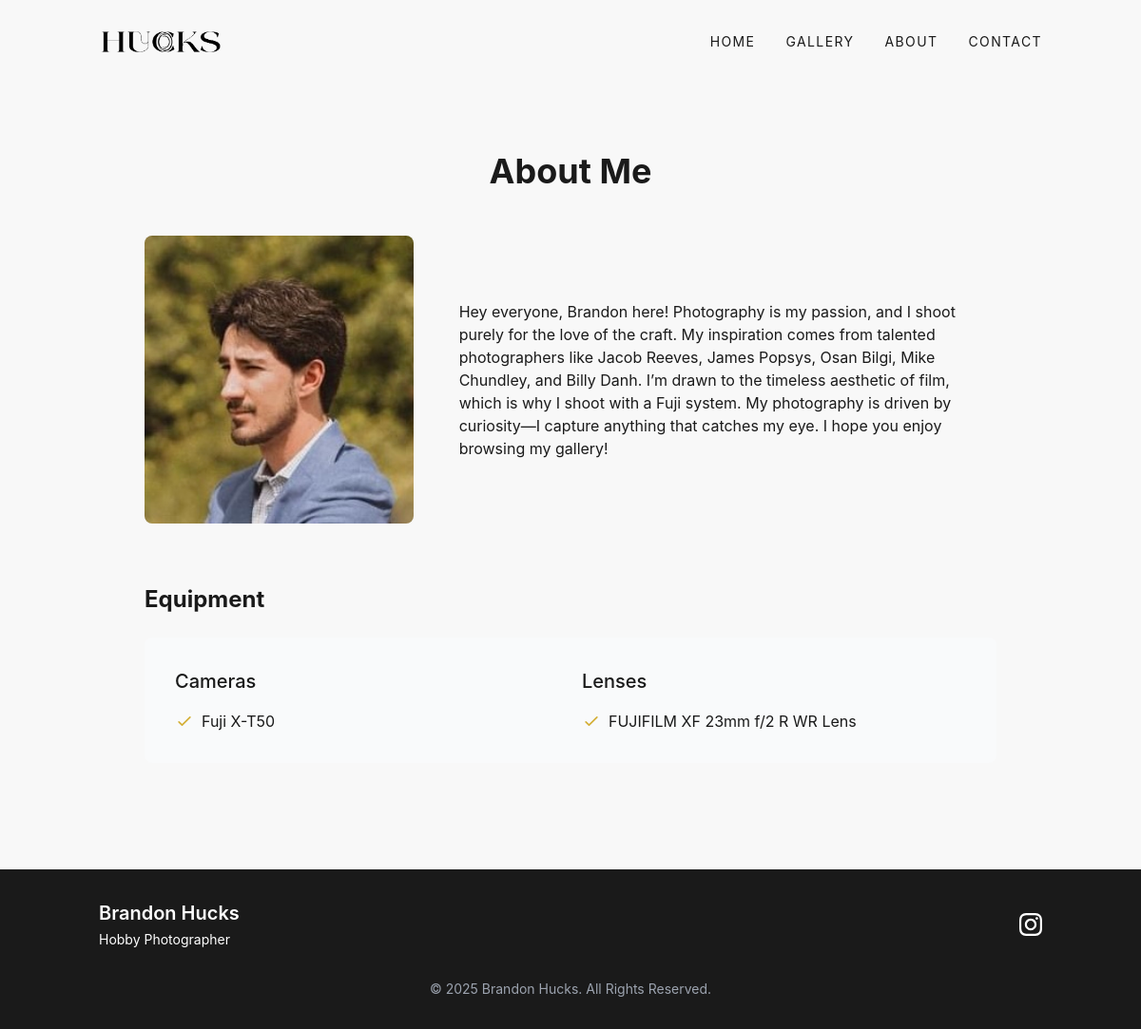
The page /about/ on the database its author committed.
### portfolio/models.py (models this page shows, shortened)
class About(models.Model):
    profile_image = models.ImageField(upload_to='about/', blank=True)
    bio = models.TextField()
    class Meta:
        verbose_name_plural = "About"

### portfolio/views.py (the view)
# urls.py: path('about/', views.AboutView.as_view(), name='about'),
class AboutView(TemplateView):
    template_name = 'portfolio/about.html'
    def get_context_data(self, **kwargs):
        context = super().get_context_data(**kwargs)
        context['about'] = About.objects.first()
        return context

### portfolio/templates/portfolio/about.html (shortened to what this page needs)
{% extends 'portfolio/base.html' %}
{% block content %}
<div class="container mx-auto px-4">
    <div class="py-16 max-w-4xl mx-auto">
        <h1 class="text-4xl font-bold mb-12 text-center">About Me</h1>
        {% if about %}
        <div class="flex flex-col md:flex-row gap-12 items-center">
            {% if about.profile_image %}
            <div class="md:w-1/3">
                <div class="rounded-lg overflow-hidden">
                    <img src="{{ about.profile_image.url }}" alt="Profile" class="w-full h-auto">
                </div>
            </div>
            {% endif %}
            <div class="{% if about.profile_image %}md:w-2/3{% endif %}">
                <div class="prose prose-lg max-w-none">
                    {{ about.bio|linebreaks }}
                </div>
            </div>
        </div>
        {% else %}
        <div class="text-center py-12">
            <p>No bio yet.</p>
        </div>
        {% endif %}
        <div class="mt-16">
            <h2 class="text-2xl font-bold mb-6">Equipment</h2>
            <div class="bg-gray-50 p-8 rounded-lg">
                <div class="grid grid-cols-1 md:grid-cols-2 gap-6">
                    <div>
                        <h3 class="text-xl font-medium mb-4">Cameras</h3>
                        <ul class="space-y-2">
                            <li class="flex items-start">
                                <svg xmlns="http://www.w3.org/2000/svg" class="h-5 w-5 mr-2 text-photo-accent mt-0.5" fill="none" viewBox="0 0 24 24" stroke="currentColor">
                                    <path stroke-linecap="round" stroke-linejoin="round" stroke-width="2" d="M5 13l4 4L19 7" />
                                </svg>
                                <span>Fuji X-T50</span>
                            </li>
                        </ul>
                    </div>
                    <div>
                        <h3 class="text-xl font-medium mb-4">Lenses</h3>
                        <ul class="space-y-2">
                            <li class="flex items-start">
                                <svg xmlns="http://www.w3.org/2000/svg" class="h-5 w-5 mr-2 text-photo-accent mt-0.5" fill="none" viewBox="0 0 24 24" stroke="currentColor">
                                    <path stroke-linecap="round" stroke-linejoin="round" stroke-width="2" d="M5 13l4 4L19 7" />
                                </svg>
                                <span>FUJIFILM XF 23mm f/2 R WR Lens</span>
                            </li>
                        </ul>
                    </div>
                </div>
            </div>
        </div>
    </div>
</div>
{% endblock %}

### rows shown on the page
About: profile_image (picture), bio "Hey everyone, Brandon here! Photography is my passion, and I shoot purely for the love of the craft. My inspiration comes from talented photographers like Jacob Reeves, James Popsys, Osan Bilgi, Mike Chundley, and Billy Danh. I’m drawn to the timeless aesthetic of film, which is why I shoot with a Fuji system. My photography is driven by curiosity—I capture anything that catches my eye. I hope you enjoy browsing my gallery!"
